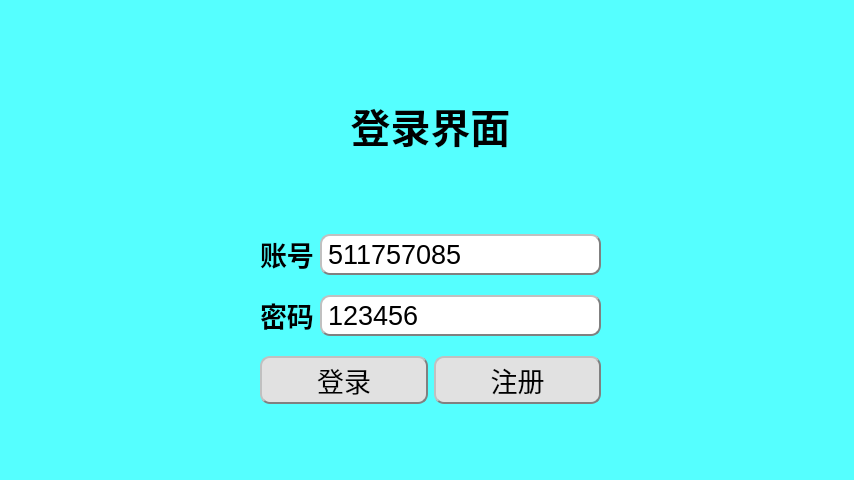
<?xml version="1.0" encoding="UTF-8"?>
<ui version="4.0">
 <class>Login</class>
 <widget class="QWidget" name="Login">
  <property name="geometry">
   <rect>
    <x>0</x>
    <y>0</y>
    <width>854</width>
    <height>480</height>
   </rect>
  </property>
  <property name="windowTitle">
   <string>Login</string>
  </property>
  <property name="styleSheet">
   <string notr="true">background-color: rgb(85, 255, 255);</string>
  </property>
  <widget class="QLabel" name="label_3">
   <property name="geometry">
    <rect>
     <x>260</x>
     <y>60</y>
     <width>341</width>
     <height>131</height>
    </rect>
   </property>
   <property name="font">
    <font>
     <family>Consolas</family>
     <pointsize>30</pointsize>
     <weight>75</weight>
     <bold>true</bold>
    </font>
   </property>
   <property name="text">
    <string>登录界面</string>
   </property>
   <property name="alignment">
    <set>Qt::AlignCenter</set>
   </property>
  </widget>
  <widget class="QWidget" name="layoutWidget">
   <property name="geometry">
    <rect>
     <x>260</x>
     <y>220</y>
     <width>341</width>
     <height>201</height>
    </rect>
   </property>
   <layout class="QVBoxLayout" name="verticalLayout">
    <item>
     <layout class="QHBoxLayout" name="horizontalLayout_2">
      <item>
       <widget class="QLabel" name="label">
        <property name="font">
         <font>
          <family>Consolas</family>
          <pointsize>20</pointsize>
          <weight>75</weight>
          <italic>false</italic>
          <bold>true</bold>
         </font>
        </property>
        <property name="styleSheet">
         <string notr="true"/>
        </property>
        <property name="text">
         <string>账号</string>
        </property>
       </widget>
      </item>
      <item>
       <widget class="QLineEdit" name="lineEdit_ID">
        <property name="font">
         <font>
          <pointsize>20</pointsize>
         </font>
        </property>
        <property name="styleSheet">
         <string notr="true">	background-color: rgb(255, 255, 255);
	border:2px groove gray;
	border-radius:10px;
	padding:2px 4px;
	border-style: outset;</string>
        </property>
        <property name="text">
         <string>511757085</string>
        </property>
       </widget>
      </item>
     </layout>
    </item>
    <item>
     <layout class="QHBoxLayout" name="horizontalLayout">
      <item>
       <widget class="QLabel" name="label_2">
        <property name="font">
         <font>
          <family>Consolas</family>
          <pointsize>20</pointsize>
          <weight>75</weight>
          <bold>true</bold>
         </font>
        </property>
        <property name="text">
         <string>密码</string>
        </property>
       </widget>
      </item>
      <item>
       <widget class="QLineEdit" name="lineEdit_Pass">
        <property name="font">
         <font>
          <pointsize>20</pointsize>
         </font>
        </property>
        <property name="styleSheet">
         <string notr="true">	background-color: rgb(255, 255, 255);
	border:2px groove gray;
	border-radius:10px;
	padding:2px 4px;
	border-style: outset;</string>
        </property>
        <property name="text">
         <string>123456</string>
        </property>
       </widget>
      </item>
     </layout>
    </item>
    <item>
     <layout class="QHBoxLayout" name="horizontalLayout_3">
      <item>
       <widget class="QPushButton" name="pushButton_login">
        <property name="font">
         <font>
          <pointsize>20</pointsize>
         </font>
        </property>
        <property name="styleSheet">
         <string notr="true">	background-color: rgb(225, 225, 225);
	border:2px groove gray;
	border-radius:10px;
	padding:2px 4px;
	border-style: outset;</string>
        </property>
        <property name="text">
         <string>登录</string>
        </property>
       </widget>
      </item>
      <item>
       <widget class="QPushButton" name="pushButton_regiset">
        <property name="font">
         <font>
          <pointsize>20</pointsize>
         </font>
        </property>
        <property name="styleSheet">
         <string notr="true">	background-color: rgb(225, 225, 225);
	border:2px groove gray;
	border-radius:10px;
	padding:2px 4px;
	border-style: outset;</string>
        </property>
        <property name="text">
         <string>注册</string>
        </property>
       </widget>
      </item>
     </layout>
    </item>
   </layout>
  </widget>
 </widget>
 <resources/>
 <connections/>
</ui>
